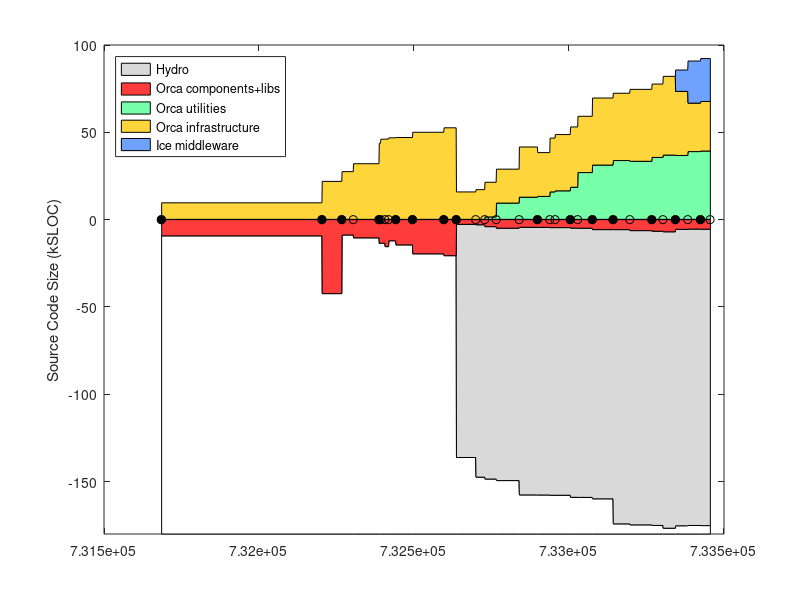

MATLAB code for this plot: (Note: this script raises an error after producing the figure.)
% keep track of orca project size using sloccount
clear all

%%%%%%%%%% DATA %%%%%%%%%%%%%%%%%%%%

% include/* except: include/{Freeze IceSSL IcePatch2}
% src/{Ice Slice IceGrid icecpp IceStorm slice2cpp IceUtil IceBox IceXML}
%  Sice212 = [
%  (7842-1000) + (22093+18419+11499+10568+4392+4200+4252+567+316)
%  ];
%  Sice301 = [
%  (8164-1000) + (23018+19384+19169+10596+4479+4343+4308+622+319)
%  ];
% same as above, but now also add Java:
% src/{IceInternal Ice IceUtil IceBox}
%  Sice310 = [
%  (8810-1200) + (24275+20494+22689+10587+4569+4877+4770+667+319) + (13190+6915+1262+493)
%  ];
%  Sice311 = [
%  (8950-1275) + (24511+20505+22898+10590+4600+4884+4782+683+323) + (13266+6929+1262+504)
%  ];

% it's much easier to count the whole of Ice (we use most of it anyway)
% sloccount include/ src/
% (this does not account for .ice files in [ice]/slice/* but it's a small fraction of total)
Sice212 = 133523;
Sice301 = 144513;
Sice310 = 153243;
Sice311 = 154145;
Sice320 = 168475;
Sice321 = 169725;

% indeces
iyy=1;
imm=2;
idd=3;
iver=4;
isub=5;
ibase=6;
icomp=7;
iutil=8;
iad=9;

Sorca = [ ...
% YY    MM  DD  ?   SUB     BASE        COMP           UTILS    A&D VERSION
% 0.8.6: a single distro, divide in halves arbitrarily
2003     4  14  1   0       18930/2     18930/2             0   0   % 0.8.6 (last change in doc/ChangeLog
% BASE: orca-base
% COMP: orca-components
2004     9  13  1   0       42543       21726               0   0   % 0.11.0
2004    11  16  1   0       8963        27310               0   0   % 0.12.0
2004    12  23  0   0       10596       31845               0   0   % 0.12.1
2005     3  16  1   0       13767       43576               0   0   % 0.13.0
2005     3  21  0   0       13620       45874               0   0   % 0.13.1
2005     4   4  0   0       15630       45944               0   0   % 0.13.2
2005     4  16  0   0       12283       46666               0   0   % 0.13.3
2005     5   9  1   0       14639       46837               0   0   % 0.14.0
2005     7   2  1   0       19751       49854               0   0   % 0.15.0
2005    10  11  1   0       20818       52408               0   0   % 1.0.0
% BASE: just orcaice w/out test + interfaces/slice
% COMP: comp + util - orcaice 
2005    11  20  1   Sice212 2320+530    9226+8781-2320      0   0   % 2.0.0-rc1
2006     1  22  0   Sice301 2511+596    9801+9695-2511      0   0   % 2.0.0-rc2
% UTIL: sloccount components/log* 
2006     2  20  0   Sice301 3369+813    9867+14734-3369-1372 1372    0  % 2.0.0-rc3
% UTIL: sloccount components/orcaview/ components/log* utils/orcalog* utils/orcagui/ utils/orcaobj/
2006     3  29  0   Sice301 4022+1052   14625+18131-4022-9307 9307   0  % 2.0.0-rc4
2006     6  11  0   Sice310 3439+1116   19999+24867-3439-12670 12670 0  % 2.0.0-rc5  
2006     8   9  1   Sice310 3482+1116   19979+21711-3482-13111 13111 0  % 2.0.0
2006     9  18  0   Sice310 3647+1094   19317+30847-3647-15704 15704 0  % 2.0.1
2006    10   5  0   Sice310 3644+1094   20384+31798-3644-16329 16329 0  % 2.0.2
% UTIL: sloccount components/orcaview* components/log* utils/orcalog* utils/orcagui* utils/orcaobj/
2006    11  23  1   Sice311 3831+1178   21408+35311-3831-18359 18359 0  % 2.1.0
% BASE: cd src; sloccount libs/orcaice/ 
%          MINUS sloccount libs/orcaice/test 
%          PLUS sloccount interfaces/slice
% COMP: cd src; sloccount components/ libs/ 
%          MINUS sloccount libs/orcaice* libs/orcaq* libs/orcalog* libs/orcaprobe* libs/orcawall* libs/orcaobj libs/orcaobjutil/
% UTIL: cd src; sloccount utils libs/orcaq* libs/orcalog* libs/orcaprobe* libs/orcawall* libs/orcaobj libs/orcaice*
%          MINUS sloccount libs/orcaice/
% to count lines in *.ice files, rename them to *.cpp like this:
% $cd src/interfaces/slice/orca; for file in *; do mv $file `echo $file | sed s/.ice/.cpp/`; done
2006    12  17  0   Sice311 5615-1784+1240  60241-28024     32398-5615  0   % 2.1.1
2007     2   2  1   Sice311 6225-2011+1671  70376-31989     37297-6225  0   % 2.2.0
2007     4  10  1   Sice320 6232-2011+1671  72704-34165     39894-6232  0   % 2.3.0
2007     6   3  0   Sice320 6837-2056+1682  75506-34316     40074-6837  0   % 2.4.0
2007     8  13  1   Sice320 7247-2226+1772  78939-36926     42700-7247  0    % 2.5.0
2007     9  18  0   Sice321 7919-2572+1787  83838-38743     44694-7919  0    % 2.6.0
% A&D: Hydro: sloccount src
2007    10  28  1   Sice321 5481-1528+1787  72748-36062     42043-5481  12251    % 2.7.0
2007    12   7  0   Sice321 5376-1558+1750  64158-36410     44169-5376  24104    % 2.8.0
2008     1  17  1   Sice321 5453-1558+1750  64784-36410     44484-5376  24587    % 2.9.0
];
Vorca ={'0.8.6', '0.11.0', '0.12.0', '0.12.1', '0.13.0', '0.13.1', '0.13.2', '0.13.3', '0.14.0', '0.15.0', '1.0.0', ...
    '2.0.0-rc1', '2.0.0-rc2', '2.0.0-rc3', '2.0.0-rc4', '2.0.0-rc5', '2.0.0', '2.0.1', '2.0.2', '2.1.0', '2.1.1', ...
    '2.2.0', '2.3.0', '2.4.0', '2.5.0', '2.6.0', '2.7.0', '2.8.0', '2.9.0' }';

% add a dummy release just for display
Sorca(end+1,:) = Sorca(end,:);
Sorca(end,imm) = Sorca(end,imm)+1;
Sorca(end,iver) = 0;
Vorca{end+1} = 'dummy';

% convert dates
Torca = datenum(Sorca(:,iyy),Sorca(:,imm),Sorca(:,idd));

% 2nd digit releases
i2 = (Sorca(:,iver)==1);
Torca2 = Torca(i2);
Vorca2 = Vorca(i2);

% what can go to Hydra?
% cd libs; sloccount bros1 orcacolourtext orcadynamicload orcageom2d orcagpsutil orcaiceutil orcaimage orcaimagegrabber orcalocalnav orcalockfile orcamapload orcamisc orcanavutil orcaogfusion orcaogmap orcapathplan orcaping orcaportability orcaserial orcawifi
% cd components; sloccount gps/garmin/ insgps/novatel insgps/novatelspan/ laser2d/laser2dutil/ laser2d/sickacfr/ laser2d/sickcarmen/ localnav/vfhdriver/ segwayrmp/rmpdriver/ 
% 15,102 + 10,322

% for comparison, ASN
%  Sasn = 90433;

Sgenom = [
% YY    MM  DD  ? SUB   BASE    COMP    UTIL    VERSION
% SUB : cd pocolibs-2.3; sloccount include src
% BASE: cd genom-2.0; sloccount include src
% COMP: 0
% UTIL: 0 
2007    8   31  1  9786    11368   0   0       % 2.0
];

Splayer = [ 
% YY    MM  DD  ?   SUB     BASE                COMP       UTIL  VERSION
% BASE: (server-drivers)+client_libs
% COMP: drivers + utils
2002    12 04   1  0    (17331-12037)+9188      12037+2685 0    % 1.3.1
2003    7  15   1  0    (30452-24334)+12458     24334+3064 0    % 1.4-rc1
2003    12 07   1  0    (37378-30947)+13110     30947+9633 0    % 1.4-rc2
2004    5  31   1  0    (49225-42643)+13664     42643+3550 0    % 1.5
2004    11 12   1  0    (50758-43190)+13545     43190+4479 0    % 1.6
2005    1  31   0  0    (52069-44517)+13576     44517+4662 0    % 1.6.2
2005    7  28   0  0    (53348-45686)+14300     45686+5188 0    % 1.6.5
% BASE: (libplayercore-./bindings) + client_libs + (libplayertcp-./bindings)
% note: libplayerxdr is autogenerated
% COMP: server + utils
2005    10 25   0  0    (4866-0)+7560+(1391-0)  46474+5725  0   % 2.0pre7
% SUB : 0
% BASE: sloccount libplayercore client_libs libplayertcp 
%           MINUS sloccount libplayercore/bindings/ libplayertcp/bindings
% note: libplayerxdr is autogenerated
% COMP: sloccount server 
% UTIL: sloccount utils PLUS stage/src
2006    2  28   1  0    63992-47749-1291        54704       0     % 2.0.0
2006    3  25   1  0    65606-48912-1291        53033       0     % 2.0.1
2006    6   9   1  0    69083-51546-1319        61421       0     % 2.0.2
2006    9  26   1  0    69388-51546-1319        64088       13606       % 2.0.3
2007    5   2   1  0    69602-51686-1359        58396       9589+13606  % 2.0.4
2007   12  13   1  0    34980-2039              74385       11417+15464 % 2.1.0rc1
];
Tplayer = datenum(Splayer(:,1),Splayer(:,2),Splayer(:,3));

Saria = [
% YY    MM  DD  ? SUB   BASE    COMP    UTIL    VERSION
% SUB : 0
% BASE: sloccount ArNetworking/include/ ArNetworking/src/
% COMP: sloccount include src
% UTIL: 0 
2007    2   20  1  0    15854   45965   0       % 2.5.1
];

Scarmen = [
% YY    MM  DD  ?   SUB     BASE    COMP                    UTIL   VERSION
% SUB : cd src; sloccount ipc
% BASE: sloccount carmenpp global java python
% COMP: sloccount src MINUS all other
% UTIL: sloccount logger logtools mapeditor param_daemon robotgui simulator 
2007    8   15  1  24965    12032   107745-24965-12032-19629  19629   % 0.6.7
];

Sorocos = [
% YY    MM  DD  ?   SUB     BASE    COMP                        UTIL   VERSION
% SUB : cd ACE_wrappers; sloccount ace PLUS sloccount TAO/tao/
% BASE: ?
% LIBS: sloccount orocos-bfl-[VERSION]-src/src PLUS sloccount kdl-[VERSION]/kdl
% COMP: sloccount orocos-rtt-[VERSION]/src PLUS cd orocos-ocl-[VERSION]; sloccount hardware motion_control
% UTIL: cd orocos-ocl-[VERSION]; sloccount taskbrowser signals deployment reporting viewer ocl 
2007    8   15  1  160300+237011   0   (7767+12865)+(48971+20068)    5104   % ace-5.5, tao-1.5, rtt-1.2.1, bfl-0.6.1, kdl-0.4, ocl-0.4.1
];

Syarp = [
% YY    MM  DD  ?   SUB  BASE     COMP       UTIL   VERSION
% SUB : 0
% BASE: sloccount libYARP_OS libYARP_OS_compat
% COMP: sloccount yarpdev libYARP_dev libYARP_math libYARP_sig libYARP_sig_compat 
% UTIL: sloccount yarp-imageviewer modules
2007    7   26  1  0     21633   23528    1613   % 2.1.6
];

% YY    MM  DD  ?   SUB  BASE     COMP       UTIL
% SUB : 0
% BASE: 0
% COMP: sloccount . (matlab files will not be counted)
% UTIL: 0
Sopenslam = [
2007    8   16  1   0    0        23719      0
];

%%%%%%%%%% PLOTTING %%%%%%%%%%%%%%%%%%%%

Smax = 180;
d0 = [Torca Torca+1]'; d0=d0(:); d0(1)=[];
d1 = Smax-Sorca(:,isub)-Sorca(:,ibase); d1 = [d1 d1]'; d1=d1(:); d1(end)=[];
d2 = Sorca(:,isub); d2 = [d2 d2]'; d2=d2(:); d2(end)=[];
d3 = Sorca(:,ibase); d3 = [d3 d3]'; d3=d3(:); d3(end)=[];
d4 = Sorca(:,icomp); d4 = [d4 d4]'; d4=d4(:); d4(end)=[];
d5 = Sorca(:,iutil); d5 = [d5 d5]'; d5=d5(:); d5(end)=[];
d6 = Sorca(:,iad); d6 = [d6 d6]'; d6=d6(:); d6(end)=[];

figure(1), clf
ha=area( d0, [d1 d2 d3 d5 d4 d6]/1e3, -Smax ); hold on
plot( Torca, 0*Torca, 'k-o' )
h2=plot( Torca2, 0*Torca2, 'ko' );
set(h2,'markerfacecolor','k')
ylabel('Source Code Size (kSLOC)')

% colors
white = 1*[1 1 1];
gray = .85*[1 1 1];
red = min(255,[255 0 0]+60)/255;
orange = min(255,[255 153 0]+60)/255;
green = min(255,[60 255 109]+60)/255;
blue = min(255,[51 102 255]+60)/255;

set(ha(1),'facecolor', white);
set(ha(2),'facecolor', gray);
set(ha(3),'facecolor', red);
set(ha(4),'facecolor', green);
set(ha(5),'facecolor', orange);
set(ha(6),'facecolor', blue);
ha(1)=[];
legend(fliplr(ha),'Hydro','Orca components+libs','Orca utilities','Orca infrastructure','Ice middleware', 'Location','NorthWest')
%  xlim(datenum([2004;2005],[7;7],[1;1]) )
ylim([-Smax 100])
ax=axis;
%  xlim( [ax(1) datenum([2006 12 31])] )
ax=axis;
% label releases
mark('x', Torca2 )
i2odd = (1:2:length(Torca2));
ht = text(Torca2(i2odd)+5,.04*ax(4)*ones(length(i2odd),1),Vorca2(i2odd));
set(ht,'fontsize',8)
i2even = (2:2:length(Torca2));
ht = text(Torca2(i2even)+5,.08*ax(4)*ones(length(i2even),1),Vorca2(i2even));
set(ht,'fontsize',8)
datetick( 'x', 12 )
hp = plot( Tplayer, -Splayer(:,ibase)/1e3, 'k--o', Tplayer, Splayer(:,icomp)/1e3, 'k--o' );
set(hp, 'color', .5*[1 1 1] )
hpt = text( Tplayer(2), -Splayer(2,ibase)/1e3-8, 'Player infrastructure');
set(hpt, 'color', .5*[1 1 1] )
hpt = text( Tplayer(2), (Splayer(2,icomp)+Splayer(2,iutil))/1e3-5, 'Player "components+utils"');
set(hpt, 'color', .5*[1 1 1] )
%mark('y', Dasn(1,1)/1e3 );
%text( datenum([2003 5 1]), Dasn(1,1)/1e3, 'ASN')
xlabel('Releases')
title('http://orca-robotics.sf.net')

ht=text(datenum(2003,7,1),-Smax+15, '*   generated using David A. Wheeler`s SLOCCount' );
set(ht,'fontsize',8)
ht=text(datenum(2003,7,1),-Smax+5, '** see data in [ORCA2]/scripts/matlab/sloccount/slocs.m' );
set(ht,'fontsize',8)

xlim( [ax(1) datenum([2008 2 20])] )
